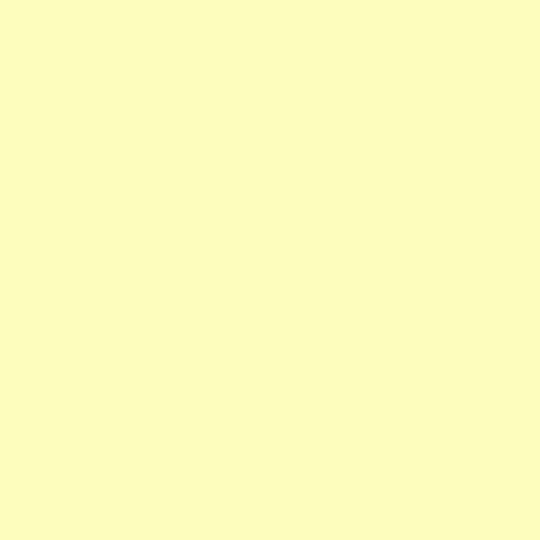
#> input picture tests/draw/foto.png, 1080 x 1080 px (shown at 1/2 size)
$ python draw.py
#> lines starting #> are read from the running program, lines starting #| are printed output that depends on the picture
# https://pillow.readthedocs.io/en/stable/reference/ImageDraw.html

from PIL import Image, ImageDraw, ImageFont
import sys


im = Image.open("foto.png")
#> im is the input picture: PIL image 1080x1080 RGBA; mean R, G, B, A 253, 253, 189, 255
draw = ImageDraw.Draw(im)


# LETRAS
draw.text((50,50), "Hello HELLO", fill='#330000')

bold =  myFont = ImageFont.truetype('../../fonts/IBM-Plex-Sans/IBMPlexSans-Bold.ttf', 60)
draw.text((50,100), "Hello HELLO", font=bold, fill='#3344FF')


## FORMAS

draw.ellipse((100, 500, 200, 600), fill='#ff9900')

# triángulo
x, y, r = (300, 500, 50)
draw.ellipse((x-r, y-r, x+r, y+r), fill='#FFFF55')
draw.regular_polygon(((300, 500+r*0.1628), 50), 3, fill='#119900')

# cuadrado
x, y, r = (400, 500, 50)
draw.ellipse((x-r, y-r, x+r, y+r), fill='#FFFF55')
draw.regular_polygon(((400, 500), 50), 4, fill='#772266')

# pentágono
x, y, r = (500, 500, 50)
draw.ellipse((x-r, y-r, x+r, y+r), fill='#FFFF55')
draw.regular_polygon(((500, 500), 50*0.95), 5, fill='#222299')

# circulo
x, y, r = (600, 500, 50)
draw.ellipse((x-r, y-r, x+r, y+r), fill='#FFFF55')
r *= 0.8
draw.ellipse((x-r, y-r, x+r, y+r), fill='#FF0033')
im.show()
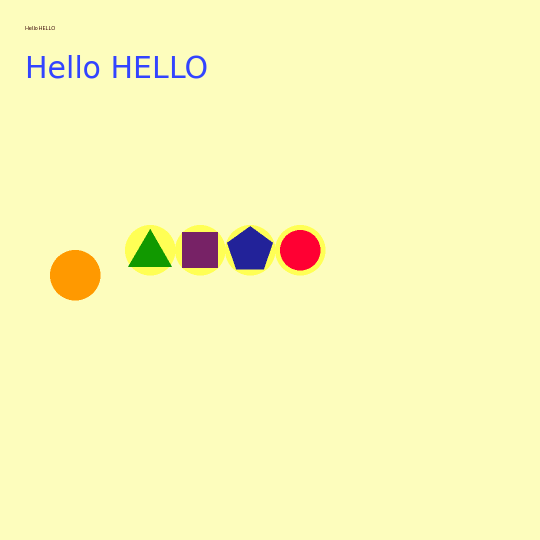
#> shown: PIL image 1080x1080 RGBA (shown at 1/2 size); mean R, G, B, A 249.9, 248.1, 185.1, 255
# circulo
x, y, r = (700, 500, 50)
draw.ellipse((x-r, y-r, x+r, y+r), fill='#FFFF55')
r *= 0.8
draw.ellipse((x-r, y-r, x+r, y+r), fill='#FF0033')
im.show()
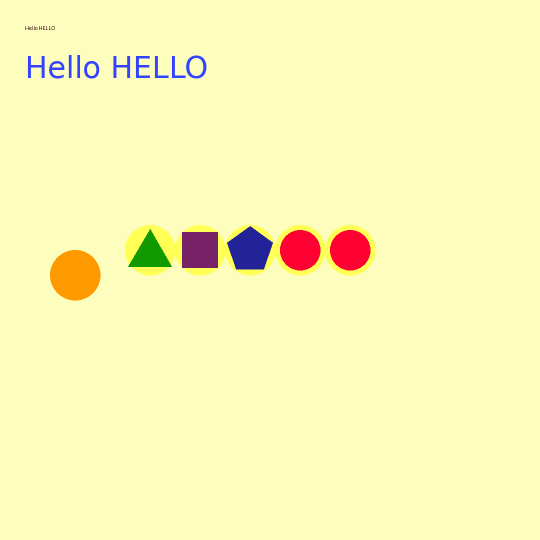
#> shown: PIL image 1080x1080 RGBA (shown at 1/2 size); mean R, G, B, A 249.9, 247, 184.2, 255


im.save("foto_edited.png")
